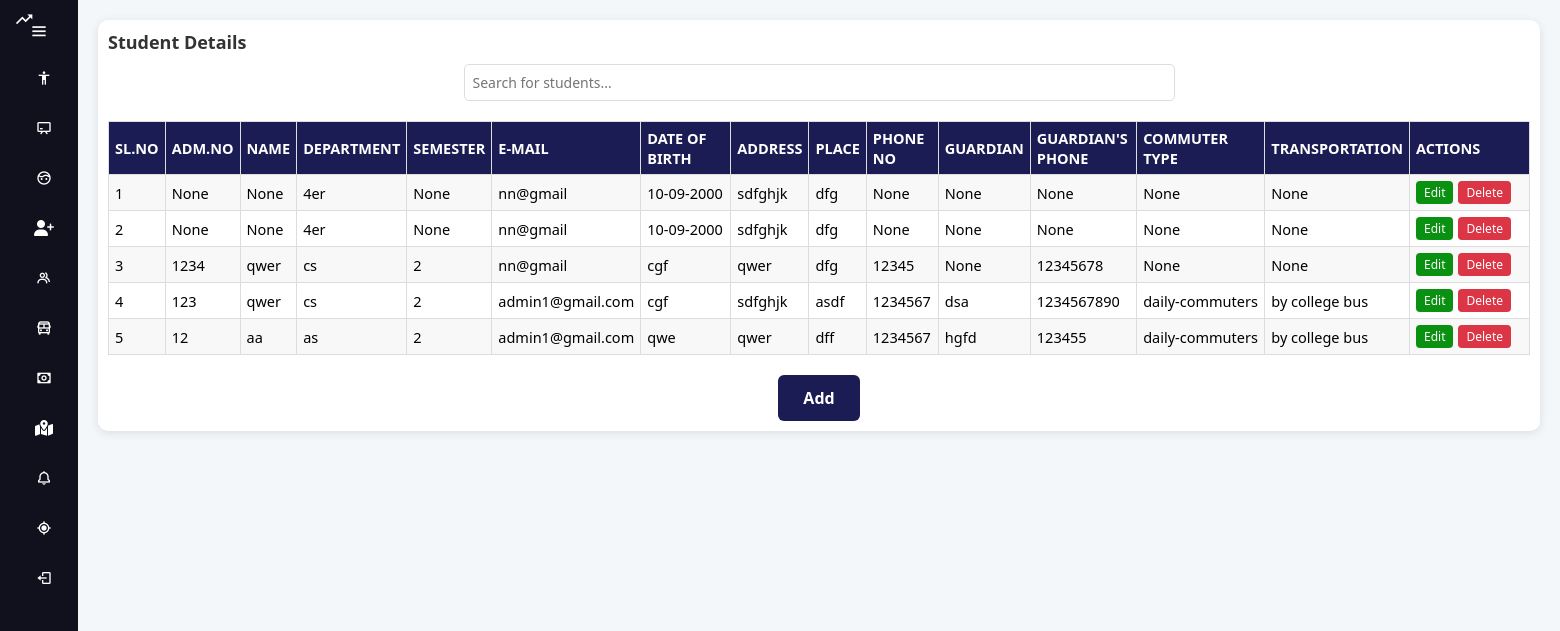
Page /administrator/Viewstudent/ on the earlier database version.
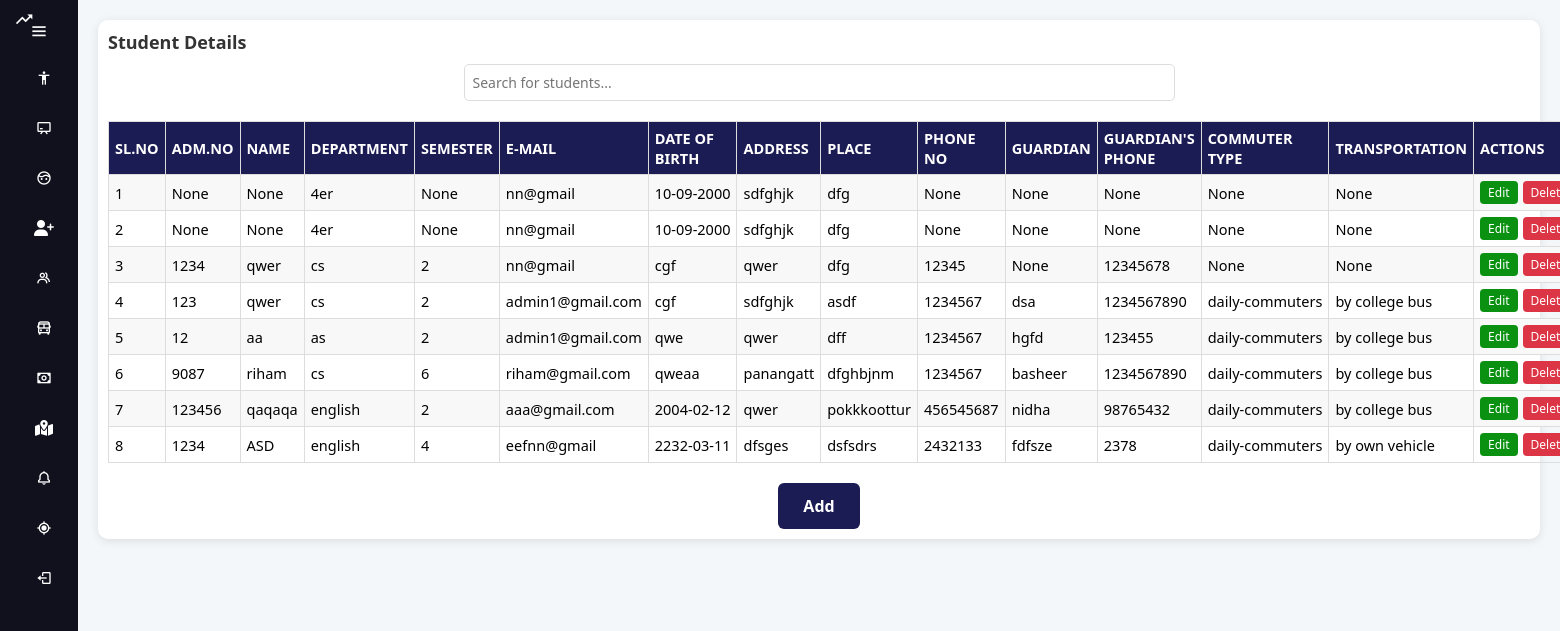
Same page on the later database version.
### administrator/models.py (models this page shows)
class StudentTable(models.Model):
    student_image=models.FileField(upload_to='student_image',null=True,blank=True)
    Name = models.CharField(max_length=30, null=True, blank=True)
    admissionno=models.CharField(max_length=10,null=True,blank=True)
    department=models.CharField(max_length=10,null=True,blank=True)
    sem=models.CharField(max_length=10,null=True,blank=True)
    email=models.CharField(max_length=10,null=True,blank=True)
    dob=models.CharField(max_length=10,null=True,blank=True)
    address=models.CharField(max_length=50,null=True,blank=True)
    place=models.CharField(max_length=30,null=True,blank=True)
    ph_no=models.BigIntegerField(null=True,blank=True)
    guardianname=models.CharField(max_length=20,null=True,blank=True)
    phoneno=models.BigIntegerField(null=True,blank=True)
    commuter_type=models.CharField(max_length=20,null=True,blank=True)
    transportation_type=models.CharField(max_length=20,null=True,blank=True)
    route=models.CharField(max_length=20,null=True,blank=True)
    created_at=models.DateTimeField(auto_now_add=True, null=True, blank=True)
    updated_at = models.DateTimeField(auto_now_add=True, null=True, blank=True)

### administrator/views.py (the view)
# urls.py: path('Viewstudent/',ViewStudent.as_view(),name="vstudent_page"),
class ViewStudent(View):
    def get(self, request):
        student_obj =StudentTable.objects.all()
        return render(request, "administrator/student/view_student.html", {'val': student_obj})

### templates/administrator/student/view_student.html (shortened to what this page needs)
{% extends 'administrator/admindashboard.html' %}
{% load static %}
{% block body %}
<html lang="en">
<head>
</head>
<body>
    <div class="container">
        <h2>Student Details</h2>
        <div class="search-container">
            <input class="search-bar" type="text" id="search" placeholder="Search for students..." onkeyup="searchTable()">
        </div>
        <table class="route-table" id="studentTable">
            <tr>
                <th>Sl.No</th>
                <th>Adm.No</th>
                <th>Name</th>
                <th>Department</th>
                <th>Semester</th>
                <th>E-mail</th>
                <th>Date of Birth</th>
                <th>Address</th>
                <th>Place</th>
                <th>Phone No</th>
                <th>Guardian</th>
                <th>Guardian's Phone</th>
                <th>Commuter Type</th>
                <th>Transportation</th>
                <th class="actions-col">Actions</th>
            </tr>
            {% for i in val %}
            <tr>
                <td>{{ forloop.counter }}</td>
                <td>{{ i.admissionno }}</td>
                <td>{{ i.Name }}</td>
                <td>{{ i.department }}</td>
                <td>{{ i.sem }}</td>
                <td>{{ i.email }}</td>
                <td>{{ i.dob }}</td>
                <td>{{ i.address }}</td>
                <td>{{ i.place }}</td>
                <td>{{ i.ph_no }}</td>
                <td>{{ i.guardianname }}</td>
                <td>{{ i.phoneno }}</td>
                <td>{{ i.commuter_type }}</td>
                <td>{{ i.transportation_type }}</td>
                <td class="actions-col">
                    <div class="action-buttons">
                        <button class="edit-btn"><a href="/administrator/editstudent/{{ i.id }}/" style="color: white; text-decoration: none;">Edit</a></button>
                        <button class="delete-btn"><a href="/administrator/Deletestudent/{{ i.id }}/" style="color: white; text-decoration: none;">Delete</a></button>
                    </div>
                </td>
            </tr>
            {% endfor %}
        </table>
        <button class="add-btn"><a href="{% url 'addstudent_page' %}">Add</a></button>
    </div>
</body>
</html>
{% endblock %}

Differences in the rows shown:
added StudentTable: admissionno "9087", Name "riham", department "cs", sem "6", email "riham@gmail.com", dob "qweaa", address "panangatt", place "dfghbjnm", ph_no "1234567", guardianname "basheer", phoneno "1234567890", commuter_type "daily-commuters", transportation_type "by college bus"
added StudentTable: admissionno "123456", Name "qaqaqa", department "english", sem "2", email "aaa@gmail.com", dob "2004-02-12", address "qwer", place "pokkkoottur", ph_no "456545687", guardianname "nidha", phoneno "98765432", commuter_type "daily-commuters", transportation_type "by college bus"
added StudentTable: admissionno "1234", Name "ASD", department "english", sem "4", email "eefnn@gmail", dob "2232-03-11", address "dfsges", place "dsfsdrs", ph_no "2432133", guardianname "fdfsze", phoneno "2378", commuter_type "daily-commuters", transportation_type "by own vehicle"
